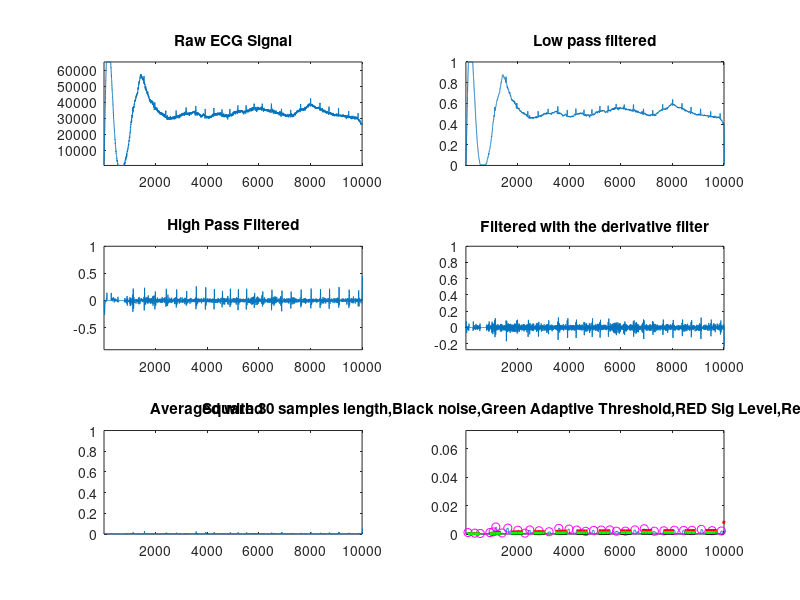
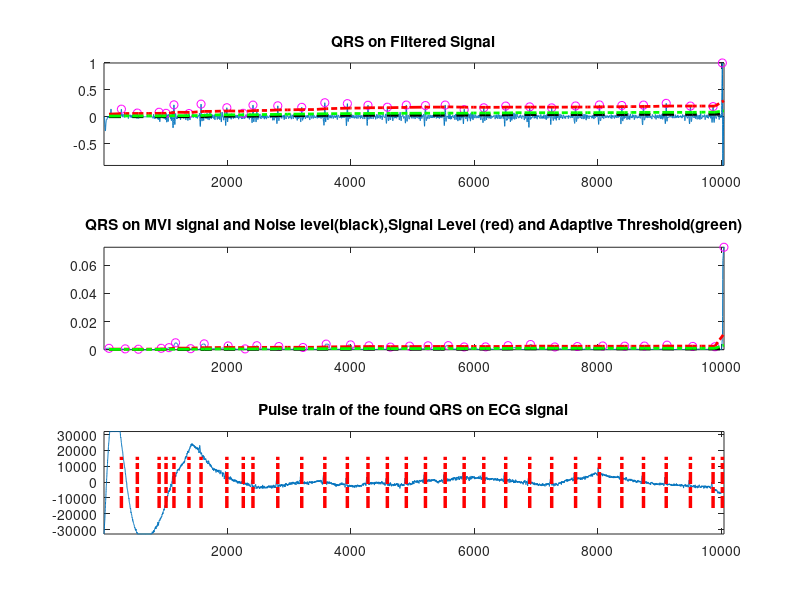

Write the MATLAB code that produced these figures, in order.
clear all
clc
close all
mat=load('sample_data.mat');
ecg= mat.sample_data;
fs=500;
gr=1;
% function [qrs_amp_raw,qrs_i_raw,delay]=pan_tompkin(ecg,fs,gr)
%% function [qrs_amp_raw,qrs_i_raw,delay]=pan_tompkin(ecg,fs)
% Complete implementation of Pan-Tompkins algorithm
%% Inputs
% ecg : raw ecg vector signal 1d signal
% fs : sampling frequency e.g. 200Hz, 400Hz and etc
% gr : flag to plot or not plot (set it 1 to have a plot or set it zero not
% to see any plots
%% Outputs
% qrs_amp_raw : amplitude of R waves amplitudes
% qrs_i_raw : index of R waves
% delay : number of samples which the signal is delayed due to the
% filtering
%% Method :
%% PreProcessing
% 1) Signal is preprocessed , if the sampling frequency is higher then it is downsampled
% and if it is lower upsampled to make the sampling frequency 200 Hz
% with the same filtering setups introduced in Pan
% tompkins paper (a combination of low pass and high pass filter 5-15 Hz)
% to get rid of the baseline wander and muscle noise. 
% 2) The filtered signal
% is derivated using a derivating filter to high light the QRS complex.
% 3) Signal is squared.4)Signal is averaged with a moving window to get rid
% of noise (0.150 seconds length).
% 5) depending on the sampling frequency of your signal the filtering
% options are changed to best match the characteristics of your ecg signal
% 6) Unlike the other implementations in this implementation the desicion
% rule of the Pan tompkins is implemented completely.
%% Decision Rule 
% At this point in the algorithm, the preceding stages have produced a roughly pulse-shaped
% waveform at the output of the MWI . The determination as to whether this pulse
% corresponds to a QRS complex (as opposed to a high-sloped T-wave or a noise artefact) is
% performed with an adaptive thresholding operation and other decision
% rules outlined below;
% a) FIDUCIAL MARK - The waveform is first processed to produce a set of weighted unit
% samples at the location of the MWI maxima. This is done in order to localize the QRS
% complex to a single instant of time. The w[k] weighting is the maxima value.
% b) THRESHOLDING - When analyzing the amplitude of the MWI output, the algorithm uses
% two threshold values (THR_SIG and THR_NOISE, appropriately initialized during a brief
% 2 second training phase) that continuously adapt to changing ECG signal quality. The
% first pass through y[n] uses these thresholds to classify the each non-zero sample
% (CURRENTPEAK) as either signal or noise:
% If CURRENTPEAK > THR_SIG, that location is identified as a �QRS complex
% candidate� and the signal level (SIG_LEV) is updated:
% SIG _ LEV = 0.125 �CURRENTPEAK + 0.875� SIG _ LEV
% If THR_NOISE < CURRENTPEAK < THR_SIG, then that location is identified as a
% �noise peak� and the noise level (NOISE_LEV) is updated:
% NOISE _ LEV = 0.125�CURRENTPEAK + 0.875� NOISE _ LEV
% Based on new estimates of the signal and noise levels (SIG_LEV and NOISE_LEV,
% respectively) at that point in the ECG, the thresholds are adjusted as follows:
% THR _ SIG = NOISE _ LEV + 0.25 � (SIG _ LEV ? NOISE _ LEV )
% THR _ NOISE = 0.5� (THR _ SIG)
% These adjustments lower the threshold gradually in signal segments that are deemed to
% be of poorer quality.
% c) SEARCHBACK FOR MISSED QRS COMPLEXES - In the thresholding step above, if
% CURRENTPEAK < THR_SIG, the peak is deemed not to have resulted from a QRS
% complex. If however, an unreasonably long period has expired without an abovethreshold
% peak, the algorithm will assume a QRS has been missed and perform a
% searchback. This limits the number of false negatives. The minimum time used to trigger
% a searchback is 1.66 times the current R peak to R peak time period (called the RR
% interval). This value has a physiological origin - the time value between adjacent
% heartbeats cannot change more quickly than this. The missed QRS complex is assumed
% to occur at the location of the highest peak in the interval that lies between THR_SIG and
% THR_NOISE. In this algorithm, two average RR intervals are stored,the first RR interval is 
% calculated as an average of the last eight QRS locations in order to adapt to changing heart 
% rate and the second RR interval mean is the mean 
% of the most regular RR intervals . The threshold is lowered if the heart rate is not regular 
% to improve detection.
% d) ELIMINATION OF MULTIPLE DETECTIONS WITHIN REFRACTORY PERIOD - It is
% impossible for a legitimate QRS complex to occur if it lies within 200ms after a previously
% detected one. This constraint is a physiological one � due to the refractory period during
% which ventricular depolarization cannot occur despite a stimulus[1]. As QRS complex
% candidates are generated, the algorithm eliminates such physically impossible events,
% thereby reducing false positives.
% e) T WAVE DISCRIMINATION - Finally, if a QRS candidate occurs after the 200ms
% refractory period but within 360ms of the previous QRS, the algorithm determines
% whether this is a genuine QRS complex of the next heartbeat or an abnormally prominent
% T wave. This decision is based on the mean slope of the waveform at that position. A slope of
% less than one half that of the previous QRS complex is consistent with the slower
% changing behaviour of a T wave � otherwise, it becomes a QRS detection.
% Extra concept : beside the points mentioned in the paper, this code also
% checks if the occured peak which is less than 360 msec latency has also a
% latency less than 0,5*mean_RR if yes this is counted as noise
% f) In the final stage , the output of R waves detected in smoothed signal is analyzed and double
% checked with the help of the output of the bandpass signal to improve
% detection and find the original index of the real R waves on the raw ecg
% signal
%% References :
%[1]PAN.J, TOMPKINS. W.J,"A Real-Time QRS Detection Algorithm" IEEE
%TRANSACTIONS ON BIOMEDICAL ENGINEERING, VOL. BME-32, NO. 3, MARCH 1985.
%% Author : Hooman Sedghamiz
% Linkoping university 
% email : hoose792@student.liu.se
% hooman.sedghamiz@medel.com
% Any direct or indirect use of this code should be referenced 
% Copyright march 2014
%%
% if ~isvector(ecg)
%   error('ecg must be a row or column vector');
% end
% if nargin < 3
%     gr = 1;   % on default the function always plots
% end
ecg = ecg(:); % vectorize
%% Initialize
qrs_c =[]; %amplitude of R
qrs_i =[]; %index
SIG_LEV = 0; 
nois_c =[];
nois_i =[];
delay = 0;
skip = 0; % becomes one when a T wave is detected
not_nois = 0; % it is not noise when not_nois = 1
selected_RR =[]; % Selected RR intervals
m_selected_RR = 0;
mean_RR = 0;
qrs_i_raw =[];
qrs_amp_raw=[];
ser_back = 0; 
test_m = 0;
SIGL_buf = [];
NOISL_buf = [];
THRS_buf = [];
SIGL_buf1 = [];
NOISL_buf1 = [];
THRS_buf1 = [];
%% Plot differently based on filtering settings
if gr
 if fs == 500
  figure,  ax(1)=subplot(321);plot(ecg);axis tight;title('Raw ECG Signal');
 else
  figure,  ax(1)=subplot(3,2,[1 2]);plot(ecg);axis tight;title('Raw ECG Signal');
 end
end    
%% Noise cancelation(Filtering) % Filters (Filter in between 5-15 Hz)
if fs == 500
%% Low Pass Filter  H(z) = ((1 - z^(-6))^2)/(1 - z^(-1))^2
b = [1 0 0 0 0 0 -2 0 0 0 0 0 1];
a = [1 -2 1];
h_l = filter(b,a,[1 zeros(1,12)]); 
ecg_l = conv (ecg ,h_l);
ecg_l = ecg_l/ max( abs(ecg_l));
delay = 6; %based on the paper
if gr
ax(2)=subplot(322);plot(ecg_l);axis tight;title('Low pass filtered');
end
%% High Pass filter H(z) = (-1+32z^(-16)+z^(-32))/(1+z^(-1))
b = [-1 0 0 0 0 0 0 0 0 0 0 0 0 0 0 0 32 -32 0 0 0 0 0 0 0 0 0 0 0 0 0 0 1];
a = [1 -1];
h_h = filter(b,a,[1 zeros(1,32)]); 
ecg_h = conv (ecg_l ,h_h);
ecg_h = ecg_h/ max( abs(ecg_h));
delay = delay + 16; % 16 samples for highpass filtering
if gr
ax(3)=subplot(323);plot(ecg_h);axis tight;title('High Pass Filtered');
end
else
%% bandpass filter for Noise cancelation of other sampling frequencies(Filtering)
f1=0.1; %cuttoff low frequency to get rid of baseline wander
f2=40; %cuttoff frequency to discard high frequency noise
Wn=[f1 f2]*2/fs; % cutt off based on fs
N = 6; % order of 3 less processing
[a,b] = butter(N,Wn); %bandpass filtering
ecg_h = filtfilt(a,b,ecg);
ecg_h = ecg_h/ max(abs(ecg_h));
if gr
ax(3)=subplot(323);plot(ecg_h);axis tight;title('Band Pass Filtered');
end
end
%% derivative filter H(z) = (1/8T)(-z^(-2) - 2z^(-1) + 2z + z^(2))
h_d = [-1 -2 0 2 1]*(1/8);%1/8*fs
ecg_d = conv (ecg_h ,h_d);
ecg_d = ecg_d/max(ecg_d);
delay = delay + 2; % delay of derivative filter 2 samples
if gr
ax(4)=subplot(324);plot(ecg_d);axis tight;title('Filtered with the derivative filter');
end
%% Squaring nonlinearly enhance the dominant peaks
ecg_s = ecg_d.^2;
if gr
ax(5)=subplot(325);plot(ecg_s);axis tight;title('Squared');
end
%% Moving average Y(nt) = (1/N)[x(nT-(N - 1)T)+ x(nT - (N - 2)T)+...+x(nT)]
ecg_m = conv(ecg_s ,ones(1 ,round(0.150*fs))/round(0.150*fs));
delay = delay + 15;
if gr
ax(6)=subplot(326);plot(ecg_m);axis tight;title('Averaged with 30 samples length,Black noise,Green Adaptive Threshold,RED Sig Level,Red circles QRS adaptive threshold');
axis tight;
end
%% Fiducial Mark 
% Note : a minimum distance of 40 samples is considered between each R wave
% since in physiological point of view no RR wave can occur in less than
% 200 msec distance
[pks,locs] = findpeaks(ecg_m,'MINPEAKDISTANCE',round(0.2*fs));
%% initialize the training phase (2 seconds of the signal) to determine the THR_SIG and THR_NOISE
THR_SIG = max(ecg_m(1:2*fs))*1/3; % 0.25 of the max amplitude 
THR_NOISE = mean(ecg_m(1:2*fs))*1/2; % 0.5 of the mean signal is considered to be noise
SIG_LEV= THR_SIG;
NOISE_LEV = THR_NOISE;
%% Initialize bandpath filter threshold(2 seconds of the bandpass signal)
THR_SIG1 = max(ecg_h(1:2*fs))*1/3; % 0.25 of the max amplitude 
THR_NOISE1 = mean(ecg_h(1:2*fs))*1/2; %
SIG_LEV1 = THR_SIG1; % Signal level in Bandpassed filter
NOISE_LEV1 = THR_NOISE1; % Noise level in Bandpassed filter
%% Thresholding and online desicion rule
for i = 1 : length(pks)
    
   %% locate the corresponding peak in the filtered signal 
    if locs(i)-round(0.150*fs)>= 1 && locs(i)<= length(ecg_h)
          [y_i x_i] = max(ecg_h(locs(i)-round(0.150*fs):locs(i)));
       else
          if i == 1
            [y_i x_i] = max(ecg_h(1:locs(i)));
            ser_back = 1;
          elseif locs(i)>= length(ecg_h)
            [y_i x_i] = max(ecg_h(locs(i)-round(0.150*fs):end));
          end
        
     end
    
    
  %% update the heart_rate (Two heart rate means one the most recent and the other selected)
    if length(qrs_c) >= 9 
        
        diffRR = diff(qrs_i(end-8:end)); %calculate RR interval
        mean_RR = mean(diffRR); % calculate the mean of 8 previous R waves interval
        comp =qrs_i(end)-qrs_i(end-1); %latest RR
        if comp <= 0.92*mean_RR || comp >= 1.16*mean_RR
            % lower down thresholds to detect better in MVI
                THR_SIG = 0.5*(THR_SIG);
                %THR_NOISE = 0.5*(THR_SIG);  
               % lower down thresholds to detect better in Bandpass filtered 
                THR_SIG1 = 0.5*(THR_SIG1);
                %THR_NOISE1 = 0.5*(THR_SIG1); 
                
        else
            m_selected_RR = mean_RR; %the latest regular beats mean
        end 
          
    end
    
      %% calculate the mean of the last 8 R waves to make sure that QRS is not
       % missing(If no R detected , trigger a search back) 1.66*mean
       
       if m_selected_RR
           test_m = m_selected_RR; %if the regular RR availabe use it   
       elseif mean_RR && m_selected_RR == 0
           test_m = mean_RR;   
       else
           test_m = 0;
       end
        
    if test_m
          if (locs(i) - qrs_i(end)) >= round(1.66*test_m)% it shows a QRS is missed 
              [pks_temp,locs_temp] = max(ecg_m(qrs_i(end)+ round(0.200*fs):locs(i)-round(0.200*fs))); % search back and locate the max in this interval
              locs_temp = qrs_i(end)+ round(0.200*fs) + locs_temp -1; %location 
             
              if pks_temp > THR_NOISE
               qrs_c = [qrs_c pks_temp];
               qrs_i = [qrs_i locs_temp];
              
               % find the location in filtered sig
               if locs_temp <= length(ecg_h)
                [y_i_t x_i_t] = max(ecg_h(locs_temp-round(0.150*fs):locs_temp));
               else
                [y_i_t x_i_t] = max(ecg_h(locs_temp-round(0.150*fs):end));
               end
               % take care of bandpass signal threshold
               if y_i_t > THR_NOISE1 
                        
                      qrs_i_raw = [qrs_i_raw locs_temp-round(0.150*fs)+ (x_i_t - 1)];% save index of bandpass 
                      qrs_amp_raw =[qrs_amp_raw y_i_t]; %save amplitude of bandpass 
                      SIG_LEV1 = 0.25*y_i_t + 0.75*SIG_LEV1; %when found with the second thres 
               end
               
               not_nois = 1;
               SIG_LEV = 0.25*pks_temp + 0.75*SIG_LEV ;  %when found with the second threshold             
             end 
              
          else
              not_nois = 0;
              
          end
    end
      
    
    
    
    %%  find noise and QRS peaks
    if pks(i) >= THR_SIG
        
                 % if a QRS candidate occurs within 360ms of the previous QRS
                 % ,the algorithm determines if its T wave or QRS
                 if length(qrs_c) >= 3
                      if (locs(i)-qrs_i(end)) <= round(0.3600*fs)
                        Slope1 = mean(diff(ecg_m(locs(i)-round(0.075*fs):locs(i)))); %mean slope of the waveform at that position
                        Slope2 = mean(diff(ecg_m(qrs_i(end)-round(0.075*fs):qrs_i(end)))); %mean slope of previous R wave
                             if abs(Slope1) <= abs(0.5*(Slope2))  % slope less then 0.5 of previous R
                                 nois_c = [nois_c pks(i)];
                                 nois_i = [nois_i locs(i)];
                                 skip = 1; % T wave identification
                                 % adjust noise level in both filtered and
                                 % MVI
                                 NOISE_LEV1 = 0.125*y_i + 0.875*NOISE_LEV1;
                                 NOISE_LEV = 0.125*pks(i) + 0.875*NOISE_LEV; 
                             else
                                 skip = 0;
                             end
            
                      end
                 end
        
        if skip == 0  % skip is 1 when a T wave is detected       
        qrs_c = [qrs_c pks(i)];
        qrs_i = [qrs_i locs(i)];
        
        % bandpass filter check threshold
         if y_i >= THR_SIG1
                        if ser_back 
                           qrs_i_raw = [qrs_i_raw x_i];  % save index of bandpass 
                        else
                           qrs_i_raw = [qrs_i_raw locs(i)-round(0.150*fs)+ (x_i - 1)];% save index of bandpass 
                        end
                           qrs_amp_raw =[qrs_amp_raw y_i];% save amplitude of bandpass 
          SIG_LEV1 = 0.125*y_i + 0.875*SIG_LEV1;% adjust threshold for bandpass filtered sig
         end
         
        % adjust Signal level
        SIG_LEV = 0.125*pks(i) + 0.875*SIG_LEV ;
        end
        
        
    elseif THR_NOISE <= pks(i) && pks(i)<THR_SIG
        
         %adjust Noise level in filtered sig
         NOISE_LEV1 = 0.125*y_i + 0.875*NOISE_LEV1;
         %adjust Noise level in MVI
         NOISE_LEV = 0.125*pks(i) + 0.875*NOISE_LEV; 
        
        
      
    elseif pks(i) < THR_NOISE
        nois_c = [nois_c pks(i)];
        nois_i = [nois_i locs(i)];
        
        % noise level in filtered signal
        NOISE_LEV1 = 0.125*y_i + 0.875*NOISE_LEV1;
        %end
        
         %adjust Noise level in MVI
        NOISE_LEV = 0.125*pks(i) + 0.875*NOISE_LEV;  
        
           
    end
    
    
    
 
    
    %% adjust the threshold with SNR
    if NOISE_LEV ~= 0 || SIG_LEV ~= 0
        THR_SIG = NOISE_LEV + 0.25*(abs(SIG_LEV - NOISE_LEV));
        THR_NOISE = 0.5*(THR_SIG);
    end
    
    % adjust the threshold with SNR for bandpassed signal
    if NOISE_LEV1 ~= 0 || SIG_LEV1 ~= 0
        THR_SIG1 = NOISE_LEV1 + 0.25*(abs(SIG_LEV1 - NOISE_LEV1));
        THR_NOISE1 = 0.5*(THR_SIG1);
    end
    
    
% take a track of thresholds of smoothed signal
SIGL_buf = [SIGL_buf SIG_LEV];
NOISL_buf = [NOISL_buf NOISE_LEV];
THRS_buf = [THRS_buf THR_SIG];
% take a track of thresholds of filtered signal
SIGL_buf1 = [SIGL_buf1 SIG_LEV1];
NOISL_buf1 = [NOISL_buf1 NOISE_LEV1];
THRS_buf1 = [THRS_buf1 THR_SIG1];
    
 skip = 0; %reset parameters
 not_nois = 0; %reset parameters
 ser_back = 0;  %reset bandpass param   
end
if gr
hold on,scatter(qrs_i,qrs_c,'m');
hold on,plot(locs,NOISL_buf,'--k','LineWidth',2);
hold on,plot(locs,SIGL_buf,'--r','LineWidth',2);
hold on,plot(locs,THRS_buf,'--g','LineWidth',2);
%if ax(:)
linkaxes(ax,'x');
zoom on;
%end
end
%% overlay on the signals
if gr
figure,az(1)=subplot(311);plot(ecg_h);title('QRS on Filtered Signal');axis tight;
hold on,scatter(qrs_i_raw,qrs_amp_raw,'m');
hold on,plot(locs,NOISL_buf1,'LineWidth',2,'Linestyle','--','color','k');
hold on,plot(locs,SIGL_buf1,'LineWidth',2,'Linestyle','-.','color','r');
hold on,plot(locs,THRS_buf1,'LineWidth',2,'Linestyle','-.','color','g');
az(2)=subplot(312);plot(ecg_m);title('QRS on MVI signal and Noise level(black),Signal Level (red) and Adaptive Threshold(green)');axis tight;
hold on,scatter(qrs_i,qrs_c,'m');
hold on,plot(locs,NOISL_buf,'LineWidth',2,'Linestyle','--','color','k');
hold on,plot(locs,SIGL_buf,'LineWidth',2,'Linestyle','-.','color','r');
hold on,plot(locs,THRS_buf,'LineWidth',2,'Linestyle','-.','color','g');
az(3)=subplot(313);plot(ecg-mean(ecg));title('Pulse train of the found QRS on ECG signal');axis tight;
line(repmat(qrs_i_raw,[2 1]),repmat([min(ecg-mean(ecg))/2; max(ecg-mean(ecg))/2],size(qrs_i_raw)),'LineWidth',2.5,'LineStyle','-.','Color','r');
linkaxes(az,'x');
zoom on;
end

 
